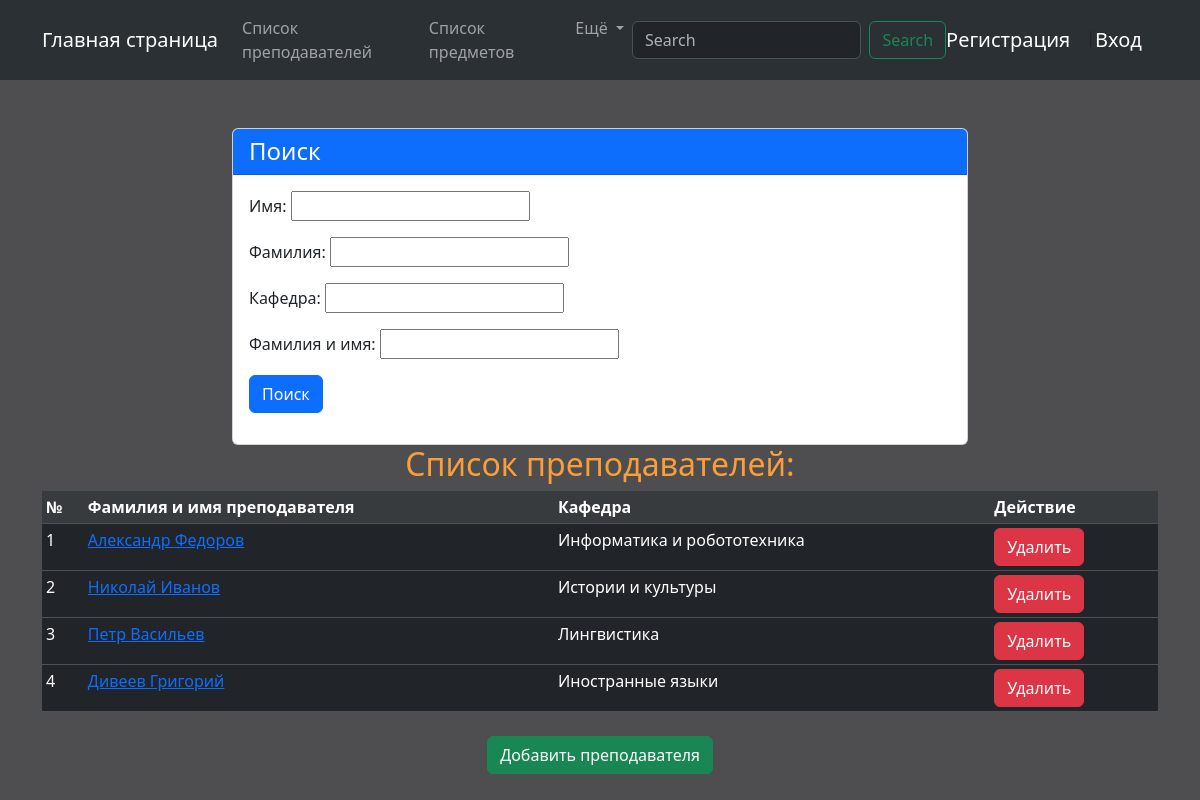
Before: /teachers/ with the older database file.
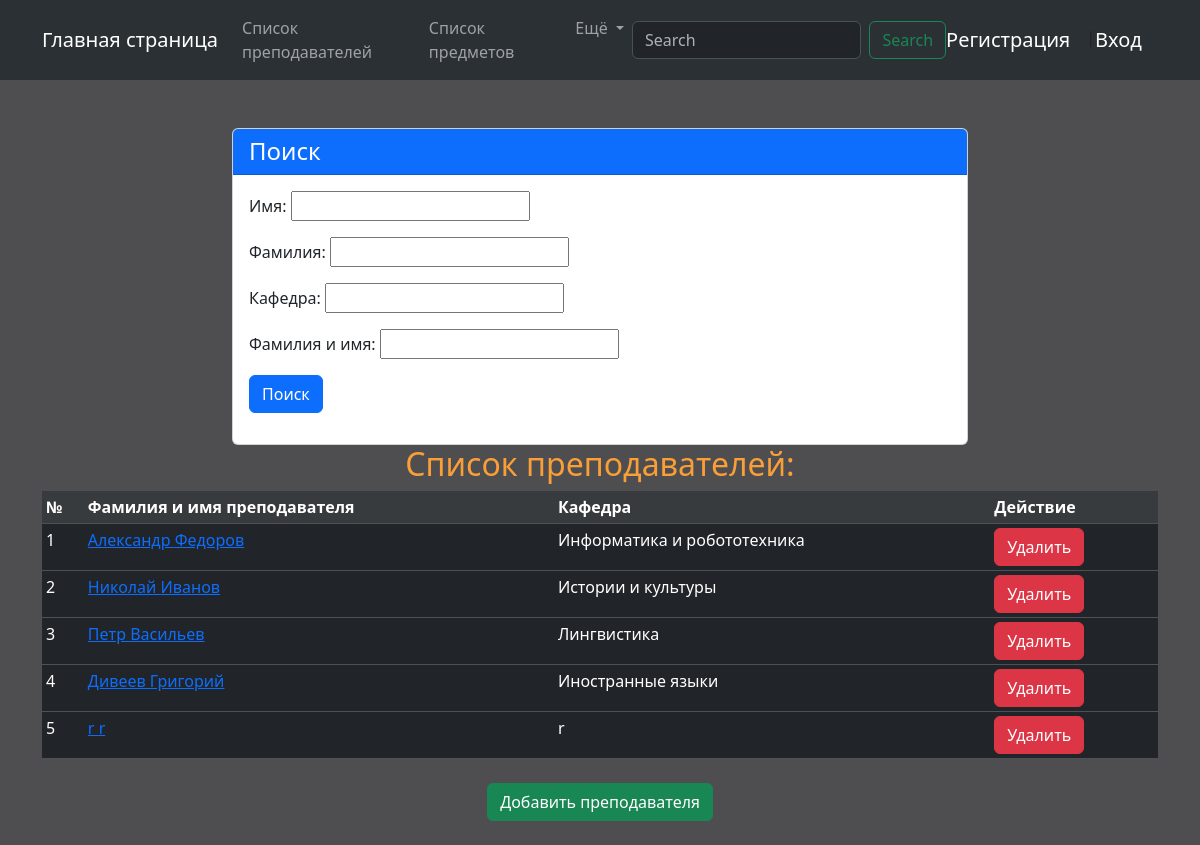
After: the same page with the newer database file.
### core/models.py (models this page shows, shortened)
class Teacher(models.Model):
    first_name = models.CharField('Имя', max_length=100)
    last_name = models.CharField('Фамилия', max_length=100)
    department = models.CharField('Кафедра', max_length=100, blank=True)
    photo = models.ImageField('Фото', blank=True, upload_to='photos_teachers')
    class Meta:
        verbose_name = 'Преподаватель'
        verbose_name_plural = 'Преподаватели'

### core/views.py (the view)
# urls.py: path('teachers/', Teachers.as_view(), name='teachers'),
class Teachers(ListView):
    template_name = 'core/teachers.html'
    model = models.Teacher
    context_object_name = 'teachers'
    def get_filters(self):
        return filters.TeacherFilter(self.request.GET)
    def get_queryset(self):
        return self.get_filters().qs
    def get_context_data(self, *, object_list=None, **kwargs):
        context = super().get_context_data()
        context['title'] = 'Список преподавателей:'
        context['text'] = 'Список преподавателей:'
        context['filters'] = self.get_filters()
        return context

### core/templates/core/teachers.html (shortened to what this page needs)
{% extends 'core/base.html' %}
{% block content %}
    <div class="container mt-5">
        <div class="row justify-content-center">
            <div class="col-md-8">
                <div class="card">
                    <div class="card-header bg-primary text-white">
                        <h4 class="mb-0">Поиск</h4>
                    </div>
                    <div class="card-body">
                        <form method="get">
                            <div class="form-row">
                                {{ filters.form.as_p }}
                            </div>
                            <div class="form-group mt-3">
                                <button type="submit" class="btn btn-primary btn-block">Поиск</button>
                            </div>
                        </form>
                    </div>
                </div>
            </div>
        </div>
    </div>
    <h2 align="center"> {{ text }} </h2>
    <div class="container">
        <table class="table table-dark table-sm">
            <thead>
                <tr class="table-active">
                    <th scope="col">№</th>
                    <th scope="col">Фамилия и имя преподавателя</th>
                    <th scope="col">Кафедра</th>
                    <th scope="col">Действие</th>
                </tr>
              </thead>
              <tbody>
                {% for teacher in teachers %}
                    <tr>
                        <td scope="col"> {{ forloop.counter }} </td>
                        <td scope="col">
                            <a href="{% url 'teacher' id=teacher.id %}">{{ teacher.first_name}} {{ teacher.last_name }}</a>
                        </td>
                        <td scope="col"> {{ teacher.department }} </td>
                        <td>
                            <a href="{% url 'teacher_delete' teacher.pk %}" class="btn btn-danger">Удалить</a>
                        </td>
                    </tr>
                {% endfor %}
              </tbody>
        </table>
        <div class="container mt-4 mb-4" align="center">
            <a href="{% url 'add_teacher' %}" class="btn btn-success">Добавить преподавателя</a>
        </div>
    </div>
{% endblock %}

Changed rows visible on the page:
added Teacher: first_name "r", last_name "r", department "r"
